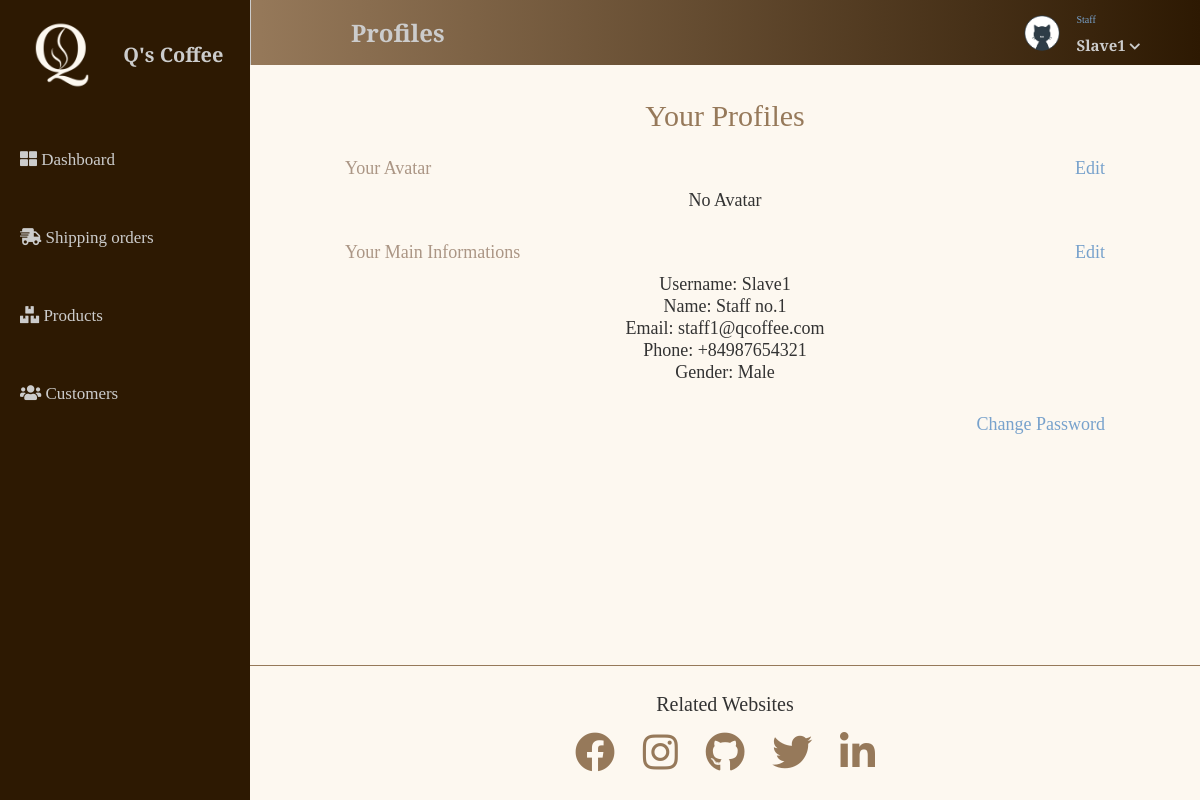
The page /admin/profiles/index.php (signed in) on the database as committed earlier.
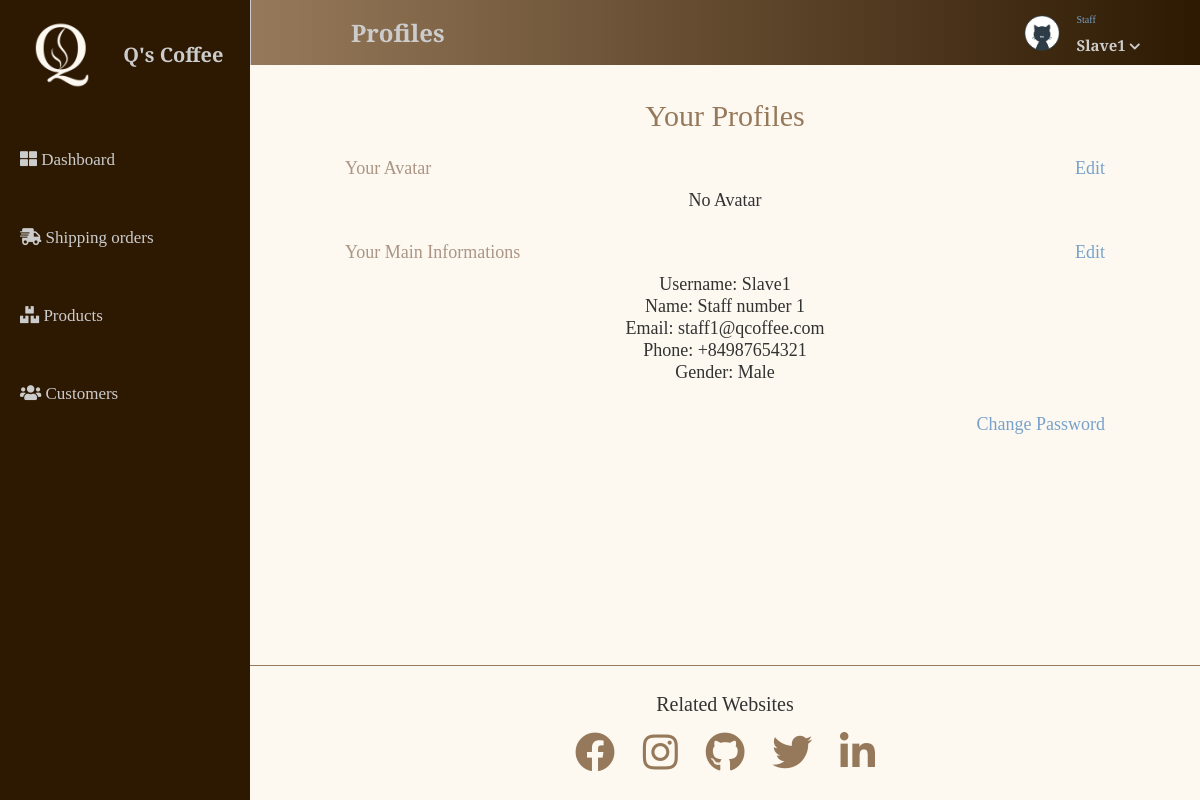
The same page on the database as committed later.
### tables this page shows
CREATE TABLE `staff` (
  `id` int(11) NOT NULL,
  `username` varchar(20) NOT NULL,
  `name` varchar(20) NOT NULL,
  `email` varchar(50) NOT NULL,
  `hashed_password` varchar(100) NOT NULL,
  `phone` varchar(15) NOT NULL,
  `gender` tinyint(1) NOT NULL,
  `role` tinyint(1) NOT NULL,
  `avatar` varchar(200) DEFAULT NULL
);

### admin/profiles/index.php (the view, shortened to what this page needs)
<!DOCTYPE html>
<html lang="en">
<head>
    <link rel="stylesheet" href="https://cdnjs.cloudflare.com/ajax/libs/normalize/8.0.1/normalize.min.css">
    <link rel="stylesheet" href="../assets/css/base.css">
    <link rel="stylesheet" href="../assets/css/main.css">
    <link rel="stylesheet" href="../assets/css/profiles.css">
    <link rel="stylesheet" href="https://cdnjs.cloudflare.com/ajax/libs/font-awesome/5.15.1/css/all.min.css" >
</head>
<body>
<?php
        include '../sidebar.php';
        include '../header.php';
        require '../../connect.php';
        $id=$_SESSION['id'];
        $sql="select * from staff where id=$id";
        $profile=$connect->query($sql)->fetch_array();
?>
<div class="app">
    <div class="container">
        <div class="profiles">
            <p class="profiles__main-title">Your Profiles</p>
            <div class="profiles__avatar">
                <div class="profiles__title">
                    <p>Your Avatar</p>
                    <a href="./update.php?target=avatar">Edit</a>
                </div>
                <div class="profiles__content">
                    <?php if ($profile['avatar']==''){echo 'No Avatar';}else{?> <img src="../../<?php echo $profile['avatar']; ?>" alt="Avatar" width="200px" style="border-radius: 50%;"><?php }?>
                </div>
            </div>
            <div class="profiles__infos">
                <div class="profiles__title">
                    <p>Your Main Informations</p>
                    <a href="./update.php?target=informations">Edit</a>
                </div>
                <div class="profiles__content">
                    <p class="profiles__info-details">Username: <?php echo $profile['username']; ?></p>
                    <p class="profiles__info-details">Name: <?php echo $profile['name']; ?></p>
                    <p class="profiles__info-details">Email: <?php echo $profile['email']; ?></p>
                    <p class="profiles__info-details">Phone: <?php echo $profile['phone']; ?></p>
                    <p class="profiles__info-details">Gender: <?php echo $profile['gender']==0?"Male":"Female"; ?></p>
                </div>
            </div>
            <div class="profiles__password">
                <div class="profiles__title">
                    <a href="./update.php?target=password">Change Password</a>
                </div>
            </div>
        </div>
    </div>
<?php include '../footer.php'; $connect->close()?>
</div>
</body>
</html>

Rows that differ between the two databases and show on the page:
changed staff "Slave1": name "Staff no.1" → "Staff number 1"
